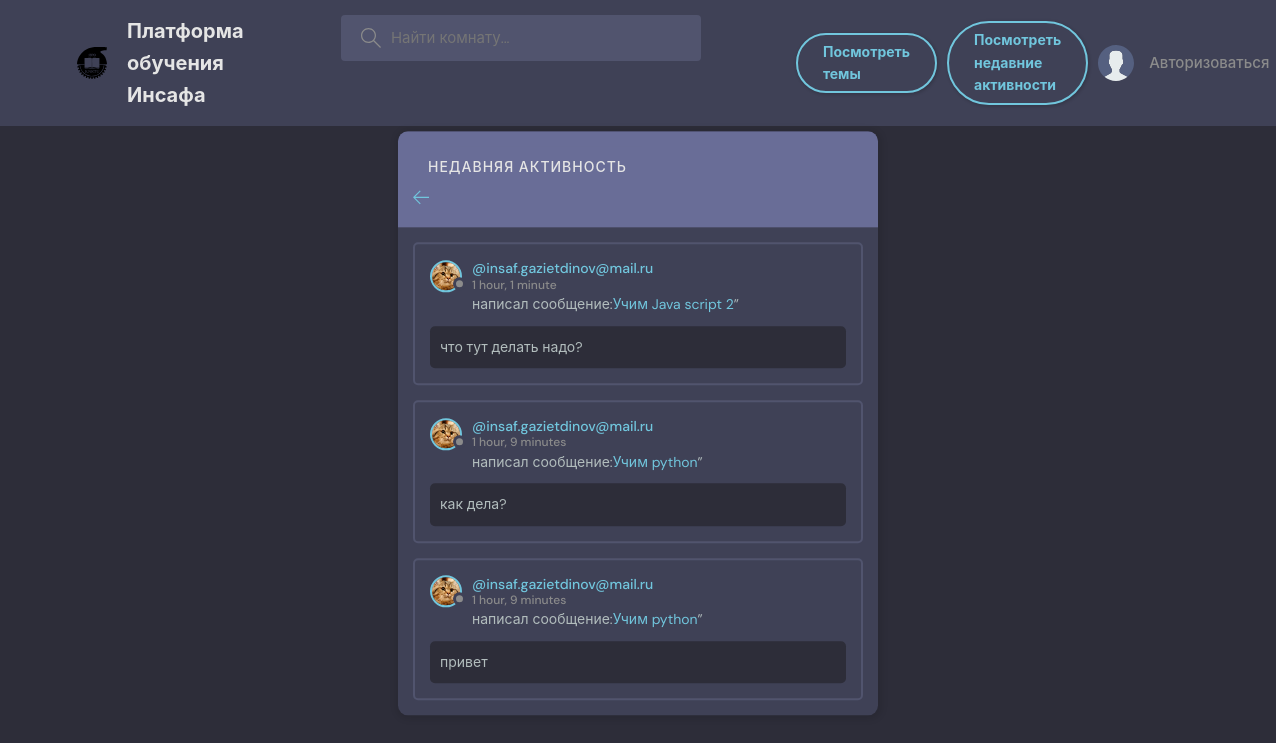
The page /activity/ on the database its author committed.
### base/models.py (models this page shows, shortened)
class Message(models.Model):
    user = models.ForeignKey(User, on_delete=models.CASCADE)
    room = models.ForeignKey(Room, on_delete=models.CASCADE)
    body = models.TextField()
    updated = models.DateTimeField(auto_now=True)
    created = models.DateTimeField(auto_now_add=True)
    class Meta:
        verbose_name = 'Редактор сообщений'
        verbose_name_plural = 'Редактор собщений'
        ordering = ['-updated', '-created']

class User(AbstractUser):
    name = models.CharField(max_length=200, null=True)
    email = models.EmailField(unique=True, null=True)
    bio = models.TextField(null=True)
    avatar = models.ImageField(null=True, default='avatar.svg')
    USERNAME_FIELD = 'email'
    REQUIRED_FIELDS = []
    class Meta:
        verbose_name = 'Редактор пользователей'
        verbose_name_plural = 'Редактор пользователей'

class Room(models.Model):
    host = models.ForeignKey(User, on_delete=models.SET_NULL, null=True)
    topic = models.ForeignKey(Topic, on_delete=models.SET_NULL, null=True)
    name = models.CharField(max_length=200)
    description = models.TextField(null=True, blank=True)
    participants = models.ManyToManyField(User, related_name='participants', blank=True)
    updated = models.DateTimeField(auto_now=True)
    created = models.DateTimeField(auto_now_add=True)
    class Meta:
        verbose_name = 'Редактор комнат'
        verbose_name_plural = 'Редактор комнат'
        ordering = ['-updated', '-created']
    def __str__(self) -> str:
        return self.name

### base/views.py (the view)
# urls.py: path('activity/', views.activity_page, name='activity'),
def activity_page(request):
    room_messages = Message.objects.all()
    context = {'room_messages': room_messages}
    return render(request, 'base/activity.html', context)

### base/templates/base/activity.html (shortened to what this page needs)
{% extends 'main.html' %}
{% block content %}
<main class="layout">
  <div class="container">
    <div class="layout__box">
      <div class="layout__boxHeader">
        <div class="layout__boxTitle">
  <div class="activities__header">
    <h2>Недавняя активность</h2>
  <a href="{% url 'home' %}">
    <svg version="1.1" xmlns="http://www.w3.org/2000/svg" width="32" height="32" viewBox="0 0 32 32">
      <title>arrow-left</title>
      <path
        d="M13.723 2.286l-13.723 13.714 13.719 13.714 1.616-1.611-10.96-10.96h27.625v-2.286h-27.625l10.965-10.965-1.616-1.607z"
      ></path>
    </svg>
  </div>
</div>
</div>
  {% for message in room_messages %}
  <div class="activities__box">
    <div class="activities__boxHeader roomListRoom__header">
      <a href="{% url 'user_profile' message.user.id %}" class="roomListRoom__author">
        <div class="avatar avatar--small">
          <img src="{{ message.user.avatar.url }}" />
        </div>
        <p>
          @{{ message.user }}
          <span>{{ message.created|timesince }}</span>
        </p>
      </a>
    </div>
    <div class="activities__boxContent">
      <p>написал сообщение:<a href="{% url 'room' message.room.id %}">{{ message.room }}</a>”</p>
      <div class="activities__boxRoomContent">
        {{ message.body }}
              </div>
            </div>
          </div>
          {% endfor %}
</main>
    {% endblock content %}

### static/styles/style.css (style rules this page uses)
:root { --color-main: #71c6dd; --color-main-light: #e1f6fb; --color-dark: #3f4156; --color-dark-medium: #51546e; --color-dark-light: #696d97; --color-light: #e5e5e5; --color-gray: #8b8b8b; --color-light-gray: #b2bdbd; --color-bg: #2d2d39; --color-success: #5dd693; --color-error: #fc4b0b; }
* { font-family: "DM Sans", -apple-system, BlinkMacSystemFont, "Segoe UI", Roboto, Oxygen, Ubuntu, Cantarell, "Open Sans", "Helvetica Neue", sans-serif; margin: 0; padding: 0; box-sizing: border-box; text-rendering: optimizeLegibility; font-size: inherit; }
html { font-size: 56.25%; }
@media only screen and (min-width: 1200px) { html { font-size: 62.5%; } }
body { line-height: 1.6; font-weight: 400; font-size: 1.5rem; color: var(--color-light-gray); background-color: var(--color-bg); min-height: 100vh; }
img { width: 100%; }
a { display: inline-block; color: var(--color-main); text-decoration: none; }
.container { max-width: 120rem; width: 90%; margin: auto; }
.avatar { position: relative; display: inline-block; border-radius: 50%; border: 2px solid var(--color-main); }
.avatar img { display: block; border-radius: 50%; object-fit: cover; object-position: center; }
.avatar::after { content: ""; display: block; position: absolute; background-color: var(--color-gray); z-index: 111; border-radius: 50%; border: 0.3rem solid var(--color-dark); }
.avatar.avatar--small img { width: 2.8rem; height: 2.8rem; }
.avatar.avatar--small:after { width: 0.7rem; height: 0.7rem; bottom: 0px; right: -6px; }
.layout { margin-top: 2.4rem; }
.layout > .container { display: flex; justify-content: space-between; align-items: flex-start; }
.layout__box { width: 90%; max-width: 48rem; min-height: 40rem; position: absolute; top: 50%; left: 50%; transform: translate(-50%, -46%); background-color: var(--color-dark); border-radius: 1rem; box-shadow: 1px 1px 6px 3px rgba(0, 0, 0, 0.1); overflow: hidden; }
.layout__boxHeader { display: flex; padding: 1.5rem; background-color: var(--color-dark-light); }
.layout__boxTitle { display: flex; gap: 1.5rem; align-items: center; }
.layout__boxTitle svg { width: 1.6rem; height: 1.6rem; fill: var(--color-main); }
.roomListRoom__header { display: flex; justify-content: space-between; align-items: center; }
.roomListRoom__author { font-weight: 500; display: flex; align-items: center; gap: 1rem; }
.activities__header h2 { background-color: var(--color-dark-light); text-transform: uppercase; font-weight: 500; padding: 1rem 1.5rem; color: var(--color-light); letter-spacing: 1px; font-size: 1.4rem; }
.activities__box { margin: 1.5rem; padding: 1.5rem; border: 2px solid var(--color-dark-medium); border-radius: 5px; }
.activities__boxHeader p { font-size: 1.4rem; line-height: 1.3; }
.activities__boxHeader p span { color: var(--color-gray); font-size: 1.2rem; display: block; }
.activities__boxContent { margin-left: 4.2rem; }
.activities__boxContent { font-size: 1.4rem; }
.activities__boxRoomContent { background: var(--color-bg); padding: 1rem; border-radius: 5px; margin-top: 1rem; margin-left: -4.2rem; }

### rows shown on the page
Message: user.avatar (picture), user "insaf.gazietdinov@mail.ru", created "1 hour, 1 minute", room "Учим Java script 2", body "что тут делать надо?"
Message: user.avatar (picture), user "insaf.gazietdinov@mail.ru", created "1 hour, 9 minutes", room "Учим python", body "как дела?"
Message: user.avatar (picture), user "insaf.gazietdinov@mail.ru", created "1 hour, 9 minutes", room "Учим python", body "привет"
